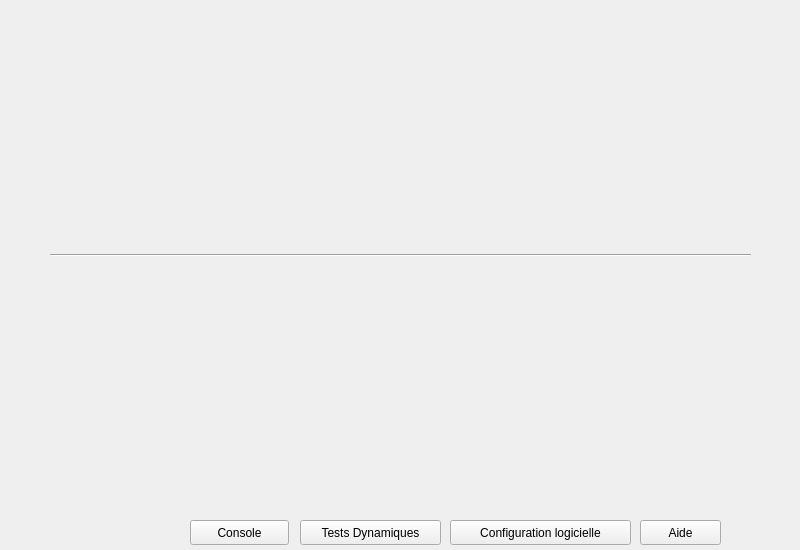
<?xml version="1.0" encoding="UTF-8"?>
<ui version="4.0">
 <class>WarningPage</class>
 <widget class="QWidget" name="WarningPage">
  <property name="geometry">
   <rect>
    <x>0</x>
    <y>0</y>
    <width>800</width>
    <height>550</height>
   </rect>
  </property>
  <property name="windowTitle">
   <string>Form</string>
  </property>
  <widget class="GlobalChecker" name="generalWidget" native="true">
   <property name="geometry">
    <rect>
     <x>0</x>
     <y>0</y>
     <width>400</width>
     <height>250</height>
    </rect>
   </property>
  </widget>
  <widget class="SCannerChecker" name="scannerWidget" native="true">
   <property name="geometry">
    <rect>
     <x>0</x>
     <y>260</y>
     <width>400</width>
     <height>250</height>
    </rect>
   </property>
  </widget>
  <widget class="PrinterChecker" name="printerWidget" native="true">
   <property name="geometry">
    <rect>
     <x>400</x>
     <y>0</y>
     <width>400</width>
     <height>250</height>
    </rect>
   </property>
  </widget>
  <widget class="CNCChecker" name="cncWidget" native="true">
   <property name="geometry">
    <rect>
     <x>400</x>
     <y>260</y>
     <width>400</width>
     <height>250</height>
    </rect>
   </property>
  </widget>
  <widget class="Line" name="line">
   <property name="geometry">
    <rect>
     <x>50</x>
     <y>250</y>
     <width>701</width>
     <height>10</height>
    </rect>
   </property>
   <property name="orientation">
    <enum>Qt::Horizontal</enum>
   </property>
  </widget>
  <widget class="QPushButton" name="help">
   <property name="geometry">
    <rect>
     <x>640</x>
     <y>520</y>
     <width>81</width>
     <height>25</height>
    </rect>
   </property>
   <property name="text">
    <string>Aide</string>
   </property>
   <property name="icon">
    <iconset resource="ressources.qrc">
     <normaloff>:/img/img/help.png</normaloff>:/img/img/help.png</iconset>
   </property>
  </widget>
  <widget class="QPushButton" name="configuration">
   <property name="geometry">
    <rect>
     <x>450</x>
     <y>520</y>
     <width>181</width>
     <height>25</height>
    </rect>
   </property>
   <property name="text">
    <string>Configuration logicielle</string>
   </property>
   <property name="icon">
    <iconset resource="ressources.qrc">
     <normaloff>:/img/img/conf.png</normaloff>:/img/img/conf.png</iconset>
   </property>
  </widget>
  <widget class="QPushButton" name="dynamicTest">
   <property name="geometry">
    <rect>
     <x>300</x>
     <y>520</y>
     <width>141</width>
     <height>25</height>
    </rect>
   </property>
   <property name="text">
    <string>Tests Dynamiques</string>
   </property>
   <property name="icon">
    <iconset resource="ressources.qrc">
     <normaloff>:/img/img/test.png</normaloff>:/img/img/test.png</iconset>
   </property>
  </widget>
  <widget class="QPushButton" name="pushButton">
   <property name="geometry">
    <rect>
     <x>190</x>
     <y>520</y>
     <width>99</width>
     <height>25</height>
    </rect>
   </property>
   <property name="text">
    <string>Console</string>
   </property>
  </widget>
 </widget>
 <customwidgets>
  <customwidget>
   <class>PrinterChecker</class>
   <extends>QWidget</extends>
   <header>PrinterChecker.h</header>
   <container>1</container>
  </customwidget>
  <customwidget>
   <class>CNCChecker</class>
   <extends>QWidget</extends>
   <header>CNCChecker.h</header>
   <container>1</container>
  </customwidget>
  <customwidget>
   <class>SCannerChecker</class>
   <extends>QWidget</extends>
   <header>SCannerChecker.h</header>
   <container>1</container>
  </customwidget>
  <customwidget>
   <class>GlobalChecker</class>
   <extends>QWidget</extends>
   <header>GlobalChecker.h</header>
   <container>1</container>
  </customwidget>
 </customwidgets>
 <resources>
  <include location="ressources.qrc"/>
 </resources>
 <connections/>
</ui>
